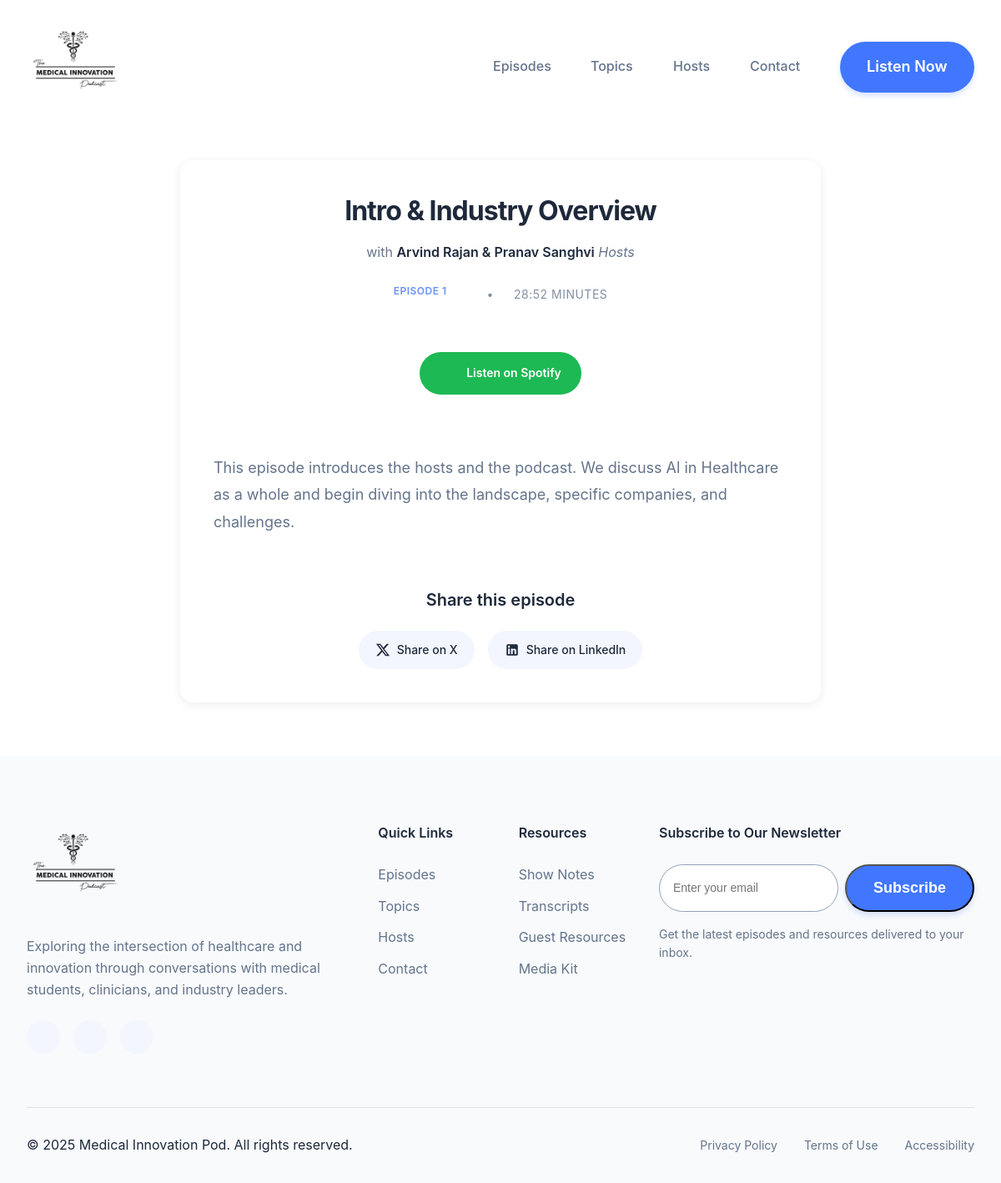
Screenshot of /episode/1/ with the database file from the repository.
### api/models.py (models this page shows, shortened)
class Episode(models.Model):
    title = models.CharField(max_length=200)
    description = models.TextField()
    episode_number = models.IntegerField(unique=True)
    duration = models.CharField(max_length=50)  # e.g., "45 min"
    date_published = models.DateField()
    spotify_url = models.URLField(blank=True)
    apple_podcast_url = models.URLField(blank=True)
    category = models.CharField(max_length=100)
    is_featured = models.BooleanField(default=False)
    guest_name = models.CharField(max_length=200, blank=True, null=True)
    guest_title = models.CharField(max_length=200, blank=True, null=True)
    class Meta:
        ordering = ['-episode_number']

### api/views.py (the view)
# urls.py: path('episode/<int:episode_number>/', episode_detail, name='episode_detail'),
def episode_detail(request, episode_number):
    episode = get_object_or_404(Episode, episode_number=episode_number)
    context = {
        'episode': episode,
        'meta_description': episode.description[:160],  # First 160 chars for SEO
        'meta_title': f"{episode.title} - Medical Innovation Pod",
    }
    return render(request, 'api/episode_detail.html', context)

### api/templates/api/episode_detail.html (shortened to what this page needs)
{% load static %}
<!DOCTYPE html>
<html lang="en">
<head>
    <link rel="stylesheet" href="{% static 'api/css/styles.css' %}">
</head>
<body>
    {% include 'api/sections/header.html' %}
    <article class="episode-detail">
        <div class="container">
            <div class="episode-content">
                <div class="episode-header">
                    <h1>{{ episode.title }}</h1>
                    {% if episode.guest_name %}
                    <div class="episode-guest">
                        with <span class="guest-name">{{ episode.guest_name }}</span>
                        {% if episode.guest_title %}
                        <span class="guest-title">{{ episode.guest_title }}</span>
                        {% endif %}
                    </div>
                    {% endif %}
                    <div class="episode-meta">
                        <span class="episode-number">Episode {{ episode.episode_number }}</span>
                        <time datetime="{{ episode.publication_date|date:'Y-m-d' }}">
                        </time>
                        {% if episode.duration %}
                        <span class="episode-duration">{{ episode.duration }} minutes</span>
                        {% endif %}
                    </div>
                    <div class="episode-actions">
                        {% if episode.spotify_url %}
                        <a href="{{ episode.spotify_url }}" target="_blank" rel="noopener noreferrer" class="platform-button spotify">
                            <object data="{% static 'api/icons/spotify.svg' %}" type="image/svg+xml"></object>
                            Listen on Spotify
                        </a>
                        {% endif %}
                    </div>
                </div>
                <div class="episode-description">
                    {{ episode.description|linebreaks }}
                </div>
                <div class="episode-share">
                    <h3>Share this episode</h3>
                    <div class="share-buttons">
                        <a href="https://twitter.com/intent/tweet?text={{ episode.title|urlencode }}%20{{ request.build_absolute_uri|urlencode }}"
                           target="_blank" rel="noopener noreferrer"
                           class="share-button twitter">
                            <svg xmlns="http://www.w3.org/2000/svg" width="24" height="24" viewBox="0 0 24 24" fill="currentColor">
                                <path d="M18.244 2.25h3.308l-7.227 8.26 8.502 11.24H16.17l-5.214-6.817L4.99 21.75H1.68l7.73-8.835L1.254 2.25H8.08l4.713 6.231zm-1.161 17.52h1.833L7.084 4.126H5.117z"/>
                            </svg>
                            Share on X
                        </a>
                        <a href="https://www.linkedin.com/sharing/share-offsite/?url={{ request.build_absolute_uri|urlencode }}"
                           target="_blank" rel="noopener noreferrer"
                           class="share-button linkedin">
                            Share on LinkedIn
                        </a>
                    </div>
                </div>
            </div>
        </div>
    </article>
    {% include 'api/sections/footer.html' %}
</body>
</html>

### api/templates/api/sections/header.html (shortened to what this page needs)
{% load static %}
<header>
    <nav class="container">
        <a href="{% url 'landing_page' %}" class="nav-logo">
            <img src="{% static 'api/images/logo-transparent.png' %}" alt="Medical Innovation Pod" class="logo silhouette">
        </a>
        <div class="nav-links">
            <a href="{% url 'landing_page' %}#episodes">Episodes</a>
            <a href="{% url 'landing_page' %}#topics">Topics</a>
            <a href="{% url 'landing_page' %}#hosts">Hosts</a>
            <a href="{% url 'landing_page' %}#contact">Contact</a>
            <a href="https://open.spotify.com/" target="_blank" rel="noopener noreferrer" class="btn btn-primary">
                Listen Now
            </a>
        </div>
    </nav>
</header>

### api/templates/api/sections/footer.html (shortened to what this page needs)
{% load static %}
<footer>
    <div class="container">
        <div class="footer-content">
            <div class="footer-brand">
                <a href="{% url 'landing_page' %}" class="footer-logo">
                    <img src="{% static 'api/images/logo-transparent.png' %}" alt="Medical Innovation Pod" class="logo silhouette">
                </a>
                <p class="footer-description">
                    Exploring the intersection of healthcare and innovation through conversations with medical students, clinicians, and industry leaders.
                </p>
                <div class="social-links">
                    <a href="#" class="social-link" target="_blank" rel="noopener noreferrer">
                        <object data="{% static 'api/icons/linkedin.svg' %}" type="image/svg+xml"></object>
                    </a>
                    <a href="#" class="social-link" target="_blank" rel="noopener noreferrer">
                        <object data="{% static 'api/icons/spotify.svg' %}" type="image/svg+xml"></object>
                    </a>
                    <a href="#" class="social-link" target="_blank" rel="noopener noreferrer">
                        <object data="{% static 'api/icons/apple-podcast.svg' %}" type="image/svg+xml"></object>
                    </a>
                </div>
            </div>
            <div class="footer-links">
                <div class="footer-section">
                    <h4>Quick Links</h4>
                    <ul>
                        <li><a href="{% url 'landing_page' %}#episodes">Episodes</a></li>
                        <li><a href="{% url 'landing_page' %}#topics">Topics</a></li>
                        <li><a href="{% url 'landing_page' %}#hosts">Hosts</a></li>
                        <li><a href="{% url 'landing_page' %}#contact">Contact</a></li>
                    </ul>
                </div>
                <div class="footer-section">
                    <h4>Resources</h4>
                    <ul>
                        <li><a href="#">Show Notes</a></li>
                        <li><a href="#">Transcripts</a></li>
                        <li><a href="#">Guest Resources</a></li>
                        <li><a href="#">Media Kit</a></li>
                    </ul>
                </div>
                <div class="footer-section">
                    <h4>Subscribe to Our Newsletter</h4>
                    <form class="subscribe-form">
                        <input type="email" placeholder="Enter your email" required>
                        <button type="submit" class="btn btn-primary">Subscribe</button>
                    </form>
                    <p class="subscribe-text">Get the latest episodes and resources delivered to your inbox.</p>
                </div>
            </div>
        </div>
        <div class="footer-bottom">
            <p>&copy; {% now "Y" %} Medical Innovation Pod. All rights reserved.</p>
            <div class="footer-bottom-links">
                <a href="#">Privacy Policy</a>
                <a href="#">Terms of Use</a>
                <a href="#">Accessibility</a>
            </div>
        </div>
    </div>
</footer>

### rows the page displays
Episode: title "Intro & Industry Overview", guest_name "Arvind Rajan & Pranav Sanghvi", guest_title "Hosts", episode_number "1", duration "28:52", description "This episode introduces the hosts and the podcast. We discuss Al in Healthcare as a whole and begin diving into the landscape, specific companies, and challenges."
